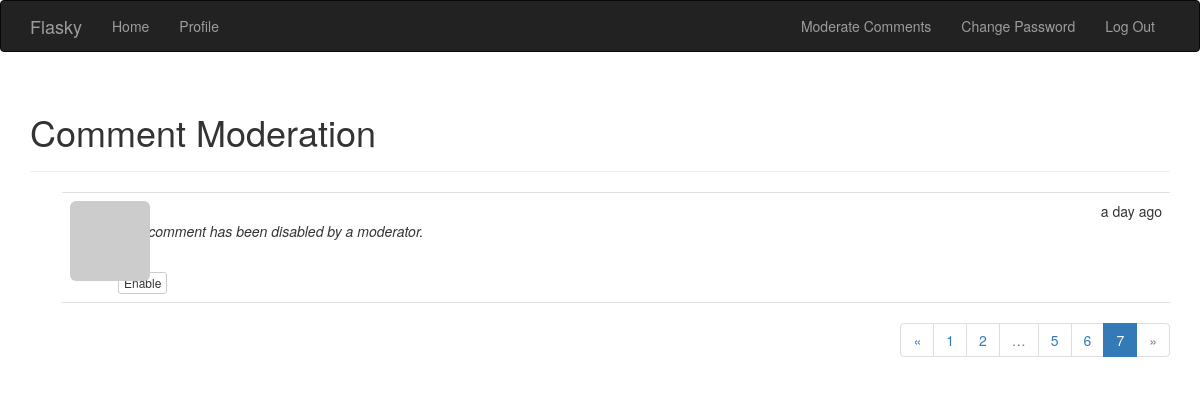
/moderate?page=7 (signed in), run on an earlier commit of the app's database.
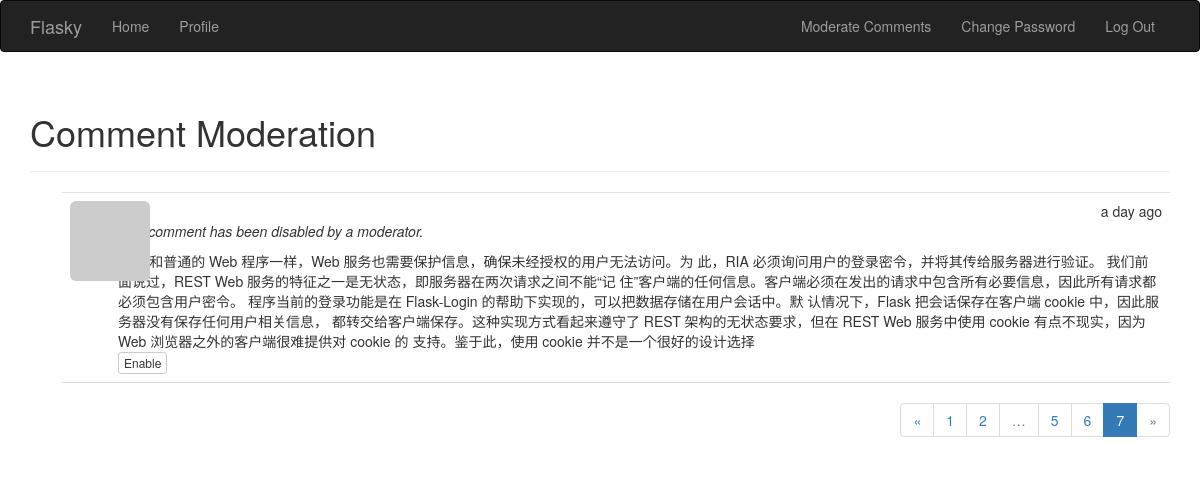
And on a later commit of the database.
### app/models.py (models this page shows, shortened)
class Comment(db.Model):
    __tablename__ = 'comments'
    id = db.Column(db.Integer, primary_key=True)
    body = db.Column(db.Text)
    body_html = db.Column(db.Text)
    timestamp = db.Column(db.DateTime, index=True, default=datetime.utcnow)
    disabled = db.Column(db.Boolean)
    author_id = db.Column(db.Integer, db.ForeignKey('users.id'))
    post_id = db.Column(db.Integer, db.ForeignKey('posts.id'))

### app/main/views.py (the view)
@main.route('/moderate')
@login_required
@permission_required(Permission.MODERATE_COMMENTS)
def moderate():
    page = request.args.get('page', 1, type=int)
    pagination = Comment.query.order_by(Comment.timestamp.desc()).paginate(
        page, per_page=2,
        error_out=False)
    comments = pagination.items
    return render_template('moderate.html', comments=comments,
                           pagination=pagination, page=page)

### app/auth/views.py (called while the page is built)
@auth.before_app_request
def before_request():
    if current_user.is_authenticated:
        current_user.ping()
        if current_user.is_authenticated \
                and not current_user.confirmed \
                and request.endpoint \
                and request.blueprint != 'auth'\
                and request.endpoint != 'static':  # ????????????
            return redirect(url_for('auth.unconfirmed'))

### app/main/__init__.py (called while the page is built)
@main.app_context_processor
def inject_permissions():
    return dict(Permission=Permission)

### app/models.py (called while the page is built)
@login_manager.user_loader
def load_user(user_id):
    return User.query.get(int(user_id))

    def can(self, permissions):
        return self.role is not None and \
               (self.role.permissions & permissions) == permissions  # 与结果==permission则说明该角色可以执行此项操作

    def ping(self):
        self.last_seen = datetime.utcnow()
        db.session.add(self)

### app/templates/moderate.html (shortened to what this page needs)
{% extends "base.html" %}
{% import "_macros.html" as macros %}
{% block page_content %}
    <div class="page-header">
        <h1>Comment Moderation</h1>
    </div>
    {% set moderate = True %}
    {% include '_comments.html' %}
    {% if pagination %}
        <div class="pagination">
            {{ macros.pagination_widget(pagination, '.moderate') }}
        </div>
    {% endif %}
{% endblock %}

### app/templates/_comments.html
<ul class="comments">
    {% for comment in comments %}
    <li class="comment">
        <div class="comment-thumbnail">
            <a href="{{ url_for('.user', username=comment.author.username) }}">
                <img class="img-rounded profile-thumbnail" src="{{ comment.author.gravatar(size=40) }}">
            </a>
        </div>
        <div class="comment-content">
            <div class="comment-date">{{ moment(comment.timestamp).fromNow() }}</div>
            <div class="comment-author"><a href="{{ url_for('.user', username=comment.author.username) }}">{{ comment.author.username }}</a></div>
            <div class="comment-body">
                {% if comment.disabled %}
                <p><i>This comment has been disabled by a moderator.</i></p>
                {% endif %}
                {% if moderate or not comment.disabled %}
                    {% if comment.body_html %}
                        {{ comment.body_html | safe }}
                    {% else %}
                        {{ comment.body }}
                    {% endif %}
                {% endif %}
            {% if moderate %}
                <br>
                {% if comment.disabled %}
                <a class="btn btn-default btn-xs" href="{{ url_for('.moderate_enable', id=comment.id, page=page) }}">Enable</a>
                {% else %}
                <a class="btn btn-danger btn-xs" href="{{ url_for('.moderate_disable', id=comment.id, page=page) }}">Disable</a>
                {% endif %}
            {% endif %}
        </div>
    </li>
    {% endfor %}
</ul>

What changed in the data, as far as the page shows it:
changed Comment "a day ago": body_html (not shown) → "hhah和普通的 Web 程序一样，Web 服务也需要保护信息，确保未经授权的用户无法访问。为 此，RIA 必须询问用户的登录密令，并将其传给服务器进行验证。 我们前面说过，REST Web 服务的特征之一是无状态，即服务器在两次请求之间不能“记 住”客户端的任何信息。客户端必须在发出的请求中包含所有必要信息，因此所有请求都 必须包含用户密令。 程序当前的登录功能是在 Flask-Login 的帮助下实现的，可以把数据存储在用户会话中。默 认情况下，Flask 把会话保存在客户端 cookie 中，因此服务器没有保存任何用户相关信息， 都转交给客户端保存。这种实现方式看起来遵守了 REST 架构的无状态要求，但在 REST Web 服务中使用 cookie 有点不现实，因为 Web 浏览器之外的客户端很难提供对 cookie 的 支持。鉴于此，使用 cookie 并不是一个很好的设计选择"
